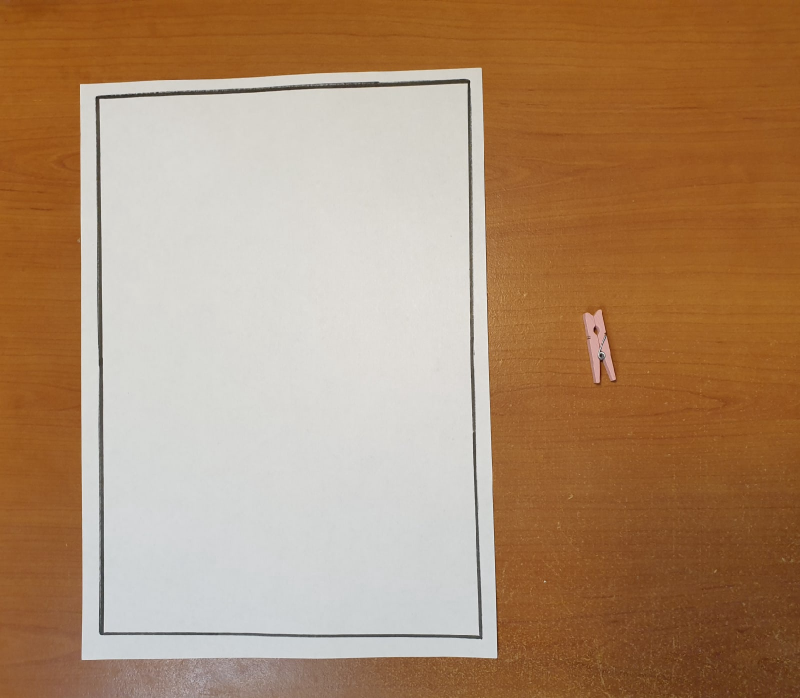
#> input picture dataset/case1.jpg, 1600 x 1396 px (shown at 1/2 size)
$ python -i figure_detection.py   (imports and definitions only)
#> lines starting #> are read from the running program, lines starting #| are printed output that depends on the picture
import os
import cv2
import numpy as np
from matplotlib import pyplot as plt

from imageio import imread, imsave
from skimage.morphology import binary_opening
from skimage.measure import regionprops
from skimage.measure import label as sk_measure_label
from scipy.ndimage import binary_fill_holes


# [9 lines left out: function load_images, not called in this run]


def get_opencv_images(images):
    opencv_images = []
    for image in images:
        opencv_images.append(np.array(image))

    return opencv_images


def set_grayscale(images):
    grayscale_images = []
    opencv_images = get_opencv_images(images)

    for i in range(len(images)):
        open_cv_image = opencv_images[i]
        gray_image = cv2.cvtColor(open_cv_image, cv2.COLOR_BGR2GRAY)
        grayscale_images.append(gray_image)

    return grayscale_images


def find_figure_contour(images):
    opencv_images = get_opencv_images(images)
    grayscale_images = set_grayscale(images)

    for counter, grayscale_image in enumerate(grayscale_images):
        _, bw = cv2.threshold(~grayscale_image, 0, 1, cv2.THRESH_BINARY | cv2.THRESH_OTSU)
        contours, hierarchy = cv2.findContours(bw, cv2.RETR_LIST, cv2.CHAIN_APPROX_SIMPLE)[-2:]
        contours = list(contours)
        contours.sort(key=cv2.contourArea, reverse=True)

        if len(contours[0]) > 0:
            contour = contours[0]
            epsilon = cv2.arcLength(contour, True)
            approx = cv2.approxPolyDP(contour, 0.003 * epsilon, True)
            cv2.drawContours(opencv_images[counter], [approx], -1, (0, 255, 255, 255), 30)

    return opencv_images


# [121 lines left out: functions create_mask_without_figure, create_mask, create_mask_figure, get_largest_component, fill_mask_figure, create_bbox and 6 more, not called in this run]

>>> import cv2
>>> picture = cv2.imread('dataset/case1.jpg', cv2.IMREAD_GRAYSCALE)
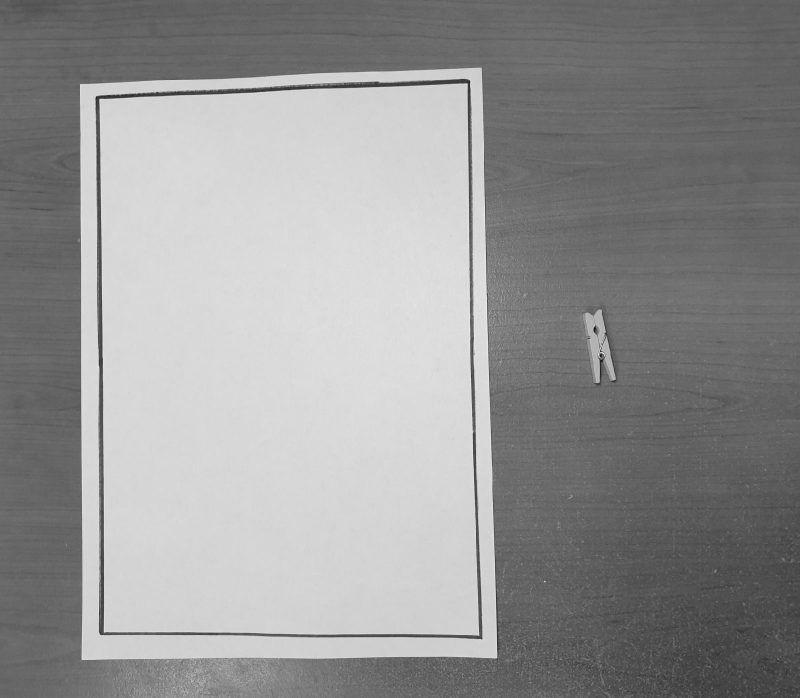
#> picture: shape (1396, 1600) (shown at 1/2 size); min 9, max 254, mean 148
>>> result = find_figure_contour(picture)
#> after the loop in get_opencv_images, `for image in images:`: opencv_images = 1396 items
#> the loop in set_grayscale, `for i in range(len(images)):` made 1 pass
#> after the loop in set_grayscale, `for i in range(len(images)):`: grayscale_images = []
#> (the run stopped early here; a loop or call above may not have finished)

$ run again, on dataset/case10.jpg
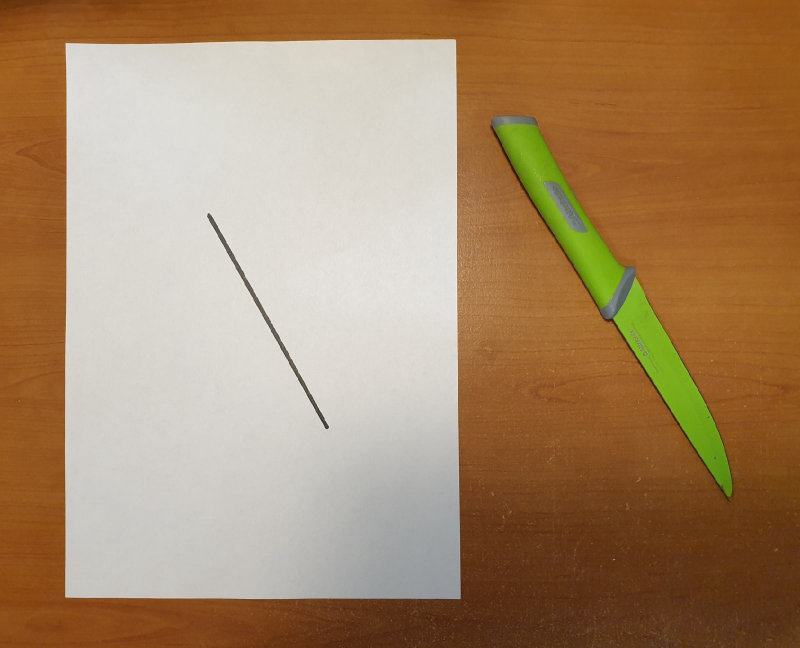
#> input picture dataset/case10.jpg, 1600 x 1295 px (shown at 1/2 size)
#> `picture = cv2.imread('dataset/case1.jpg', cv2.IMREAD_GRAYSCALE)`:
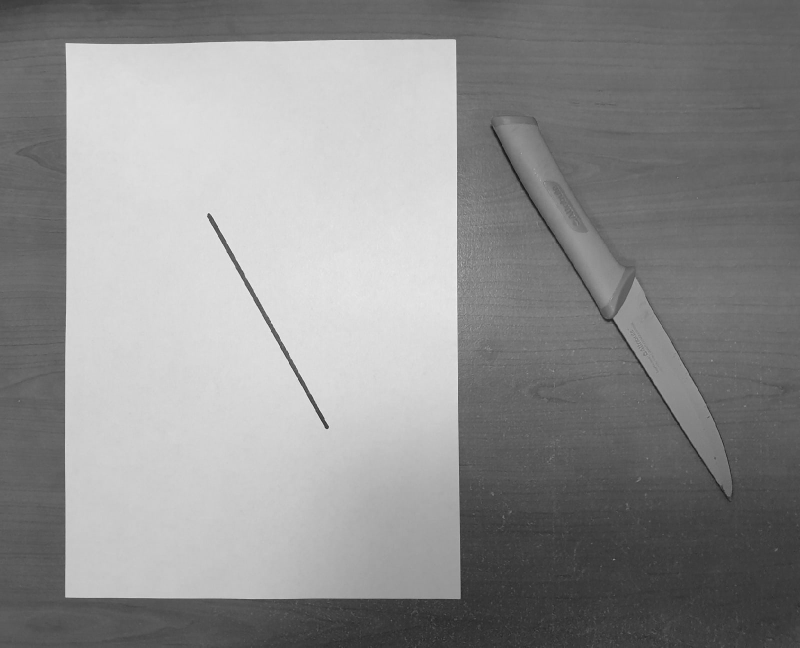
#> picture: shape (1295, 1600) (shown at 1/2 size); min 12, max 255, mean 142.6
#> after the loop in get_opencv_images, `for image in images:`: opencv_images = 1295 items
#> the loop in set_grayscale, `for i in range(len(images)):` made 1 pass
#> after the loop in set_grayscale, `for i in range(len(images)):`: grayscale_images = []

$ run again, on dataset/case11.jpg
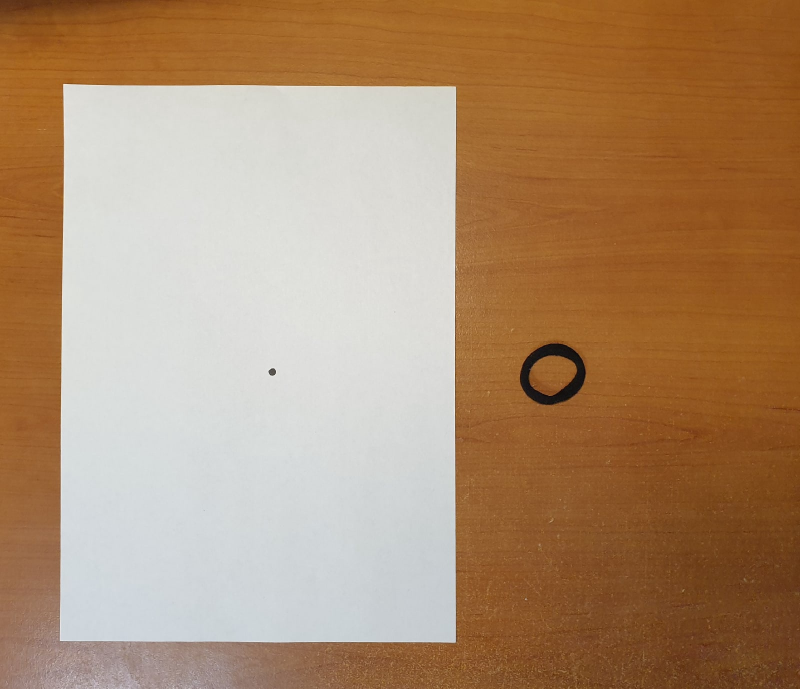
#> input picture dataset/case11.jpg, 1600 x 1377 px (shown at 1/2 size)
#> `picture = cv2.imread('dataset/case1.jpg', cv2.IMREAD_GRAYSCALE)`:
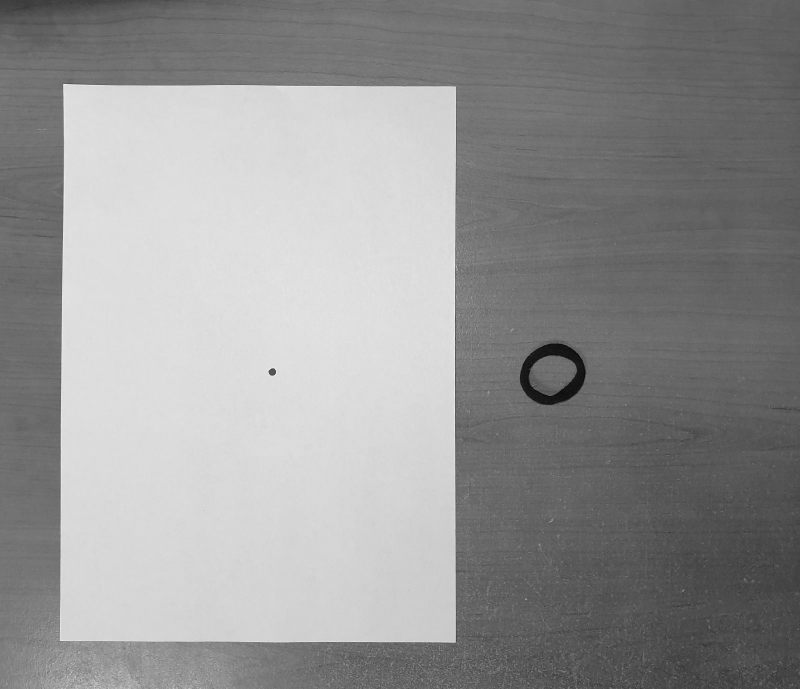
#> picture: shape (1377, 1600) (shown at 1/2 size); min 0, max 255, mean 148.3
#> after the loop in get_opencv_images, `for image in images:`: opencv_images = 1377 items
#> the loop in set_grayscale, `for i in range(len(images)):` made 1 pass
#> after the loop in set_grayscale, `for i in range(len(images)):`: grayscale_images = []
